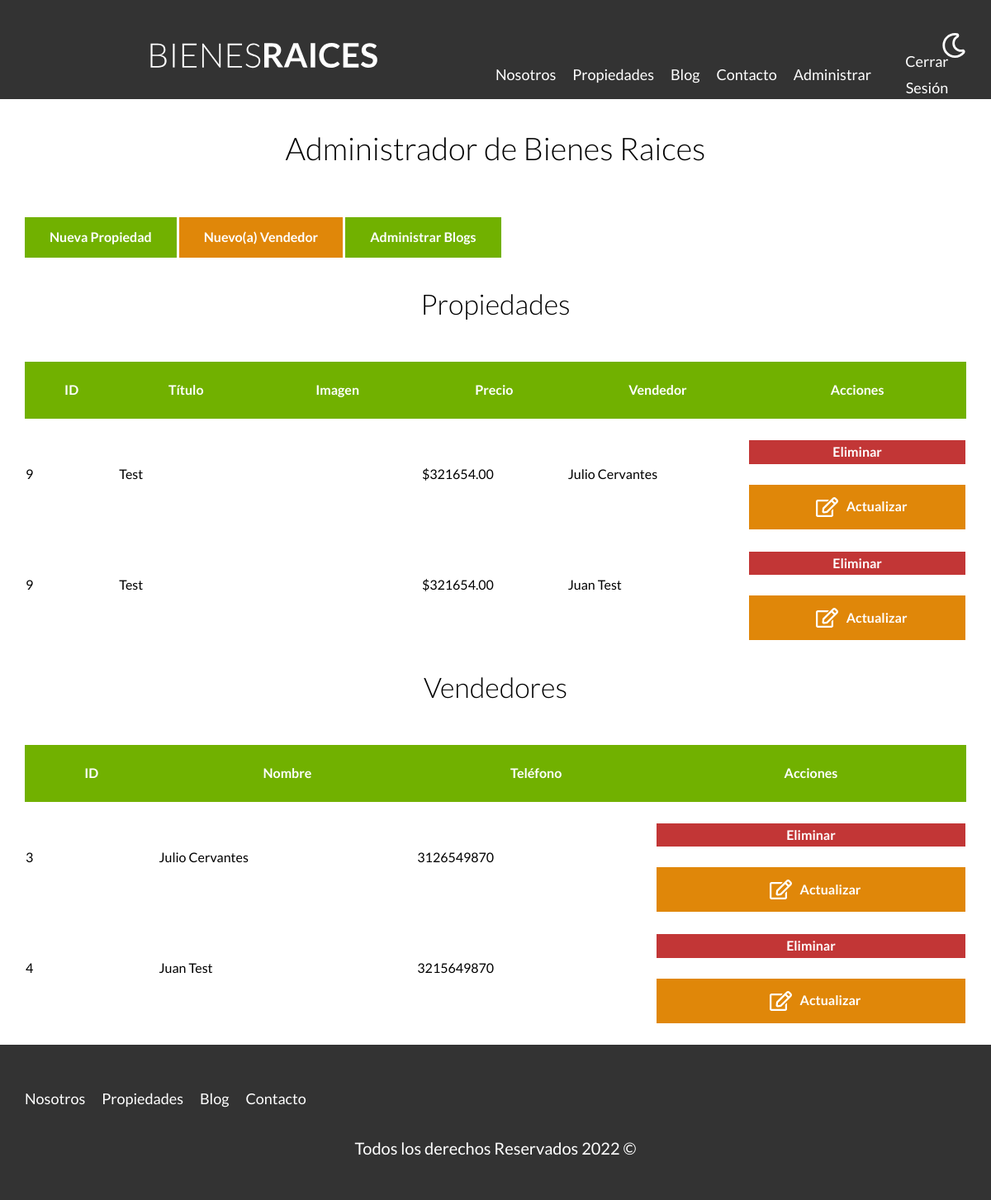
Page /admin (signed in) on the committed database.
### tables this page shows
CREATE TABLE `propiedades` (
  `id` int NOT NULL AUTO_INCREMENT,
  `titulo` varchar(60) DEFAULT NULL,
  `precio` decimal(10,2) DEFAULT NULL,
  `imagen` varchar(200) DEFAULT NULL,
  `descripcion` longtext,
  `habitaciones` int DEFAULT NULL,
  `wc` int DEFAULT NULL,
  `estacionamiento` int DEFAULT NULL,
  `creado` date DEFAULT NULL,
  `vendedorId` int DEFAULT NULL,
  PRIMARY KEY (`id`),
  KEY `vendedorId_idx` (`vendedorId`),
  CONSTRAINT `vendedorId` FOREIGN KEY (`vendedorId`) REFERENCES `vendedores` (`id`)
);

CREATE TABLE `vendedores` (
  `id` int NOT NULL AUTO_INCREMENT,
  `nombre` varchar(45) DEFAULT NULL,
  `apellido` varchar(45) DEFAULT NULL,
  `telefono` varchar(10) DEFAULT NULL,
  PRIMARY KEY (`id`)
);

### controllers/PropiedadController.php (called while the page is built, shortened)
<?php
class PropiedadController {
    public static function index(Router $router) {
        $propiedades = Propiedad::all();
        $vendedores = Vendedor::all();
        $resultado = $_GET['resultado'] ?? null;
        $router->render('propiedades/admin', [
            'propiedades' => $propiedades,
            'resultado' => $resultado,
            'vendedores' => $vendedores
        ]);
    }
}

### public/index.php (called while the page is built, shortened)
<?php
$router = new Router();
$router->get('/admin', [PropiedadController::class, 'index']);
$router->get('/propiedades/crear', [PropiedadController::class, 'crear']);
$router->post('/propiedades/crear', [PropiedadController::class, 'crear']);
$router->get('/propiedades/actualizar', [PropiedadController::class, 'actualizar']);
$router->post('/propiedades/actualizar', [PropiedadController::class, 'actualizar']);
$router->post('/propiedades/eliminar', [PropiedadController::class, 'eliminar']);
$router->get('/vendedores/crear', [VendedorController::class, 'crear']);
$router->post('/vendedores/crear', [VendedorController::class, 'crear']);
$router->get('/vendedores/actualizar', [VendedorController::class, 'actualizar']);
$router->post('/vendedores/actualizar', [VendedorController::class, 'actualizar']);
$router->post('/vendedores/eliminar', [VendedorController::class, 'eliminar']);
$router->get('/blog/admin', [EntradaController::class, 'index']);
$router->get('/blog/crear', [EntradaController::class, 'crear']);
$router->post('/blog/crear', [EntradaController::class, 'crear']);
$router->get('/blog/actualizar', [EntradaController::class, 'actualizar']);
$router->post('/blog/actualizar', [EntradaController::class, 'actualizar']);
$router->post('/blog/eliminar', [EntradaController::class, 'eliminar']);
$router->get('/', [PaginasController::class, 'index']);
$router->get('/nosotros', [PaginasController::class, 'nosotros']);
$router->get('/propiedades', [PaginasController::class, 'propiedades']);
$router->get('/propiedad', [PaginasController::class, 'propiedad']);
$router->get('/blog', [PaginasController::class, 'blog']);
$router->get('/entrada', [PaginasController::class, 'entrada']);
$router->get('/contacto', [PaginasController::class, 'contacto']);
$router->post('/contacto', [PaginasController::class, 'contacto']);
$router->get('/login', [LoginController::class, 'login']);
$router->post('/login', [LoginController::class, 'login']);
$router->get('/logout', [LoginController::class, 'logout']);
$router->comprobarRutas();

### models/ActiveRecord.php (called while the page is built, shortened)
<?php
class ActiveRecord{
    protected static $db;
    protected static $tabla = '';
    public static function setDB($database){
        self::$db = $database;
    }
    public static function all(){
        $query = "SELECT * FROM ". static::$tabla;
        return self::consultarSQL($query);
    }
    public static function consultarSQL($query){
        $resultado = self::$db->query($query);
        $array = [];
        while ($registro = $resultado->fetch_assoc()) {
            $array[] = static::crearObjeto($registro);
        }
        return $array;
    }
    protected static function crearObjeto($registro){
        $objeto = new static;
        foreach ($registro as $key => $value) {
            if(property_exists($objeto, $key))
                $objeto->$key = $value;
        }
        return $objeto;
    }
}

### views/propiedades/admin.php (the view, shortened to what this page needs)
<main class="contenedor seccion">
        <h1>Administrador de Bienes Raices</h1>
        <a href="/propiedades/crear" class="boton boton-verde">Nueva Propiedad</a>
        <a href="vendedores/crear" class="boton boton-amarillo">Nuevo(a) Vendedor</a>
        <a href="blog/admin" class="boton boton-verde">Administrar Blogs</a>
        <h2>Propiedades</h2>
        <table class="propiedades">
            <thead>
                <tr>
                    <th>ID</th>
                    <th>Título</th>
                    <th>Imagen</th>
                    <th>Precio</th>
                    <th>Vendedor</th>
                    <th>Acciones</th>
                </tr>
            </thead>
            <tbody>
                <?php foreach( $propiedades as $propiedad): ?>
                    <?php foreach( $vendedores as $vendedor): ?>
                    <tr>
                        <td><?php echo $propiedad->id; ?></td>
                        <td><?php echo $propiedad->titulo; ?></td>
                        <td><img src="/imagenes/<?php echo $propiedad->imagen; ?>" class="imagen-tabla" alt=""></td>
                        <td><?php echo "$". $propiedad->precio; ?></td>
                        <td><?php echo $vendedor->nombre . ' ' . $vendedor->apellido; ?></td>
                        <td>
                            <form method="POST" class="w-100" action="/propiedades/eliminar">
                                <input type="submit" class="boton-rojo-block" value="Eliminar">
                            </form>
                            <a href="/propiedades/actualizar?id=<?php echo $propiedad->id; ?>" class="boton-amarillo-block">
                                <img src="/build/img/edit.svg" class="icono-boton editar">
                                Actualizar
                            </a>
                        </td>
                    </tr>
                    <?php endforeach; ?>
                <?php endforeach; ?>
            </tbody>
        </table>
        <h2>Vendedores</h2>
        <table class="propiedades">
            <thead>
                <tr>
                    <th>ID</th>
                    <th>Nombre</th>
                    <th>Teléfono</th>
                    <th>Acciones</th>
                </tr>
            </thead>
            <tbody>
                <?php foreach( $vendedores as $vendedor): ?>
                    <tr>
                        <td><?php echo $vendedor->id; ?></td>
                        <td><?php echo $vendedor->nombre . " " . $vendedor->apellido; ?></td>
                        <td><?php echo $vendedor->telefono; ?></td>
                        <td>
                            <form method="POST" class="w-100" action="/vendedores/eliminar">
                                <input type="submit" class="boton-rojo-block" value="Eliminar">
                            </form>
                            <a href="/vendedores/actualizar?id=<?php echo $vendedor->id; ?>" class="boton-amarillo-block">
                                <img src="/build/img/edit.svg" class="icono-boton editar">
                                Actualizar
                            </a>
                        </td>
                    </tr>
                <?php endforeach; ?>
            </tbody>
        </table>
</main>

### public/build/css/app.css (style rules this page uses)
html { line-height: 1.15; -webkit-text-size-adjust: 100%; }
body { margin: 0; }
main { display: block; }
h1 { font-size: 2em; margin: 0.67em 0; }
a { background-color: transparent; }
img { border-style: none; }
button, input, optgroup, select, textarea { font-family: inherit; font-size: 100%; line-height: 1.15; margin: 0; }
button, input { overflow: visible; }
button, [type=button], [type=reset], [type=submit] { -webkit-appearance: button; }
html { font-size: 62.5%; box-sizing: border-box; }
*, *:before, *:after { box-sizing: inherit; }
body { font-family: "Lato", sans-serif; font-size: 1.6rem; line-height: 1.8; }
.contenedor { width: 95%; max-width: 120rem; margin: 0 auto; }
a { text-decoration: none; }
img, picture { width: 100%; display: block; }
h1, h2, h3 { font-family: "Lato", sans-serif; margin: 2.5rem 0; font-weight: 300; text-align: center; }
h1 { font-size: 3.8rem; }
h2 { font-size: 3.4rem; }
.seccion { margin-top: 2.5rem; margin-bottom: 2.5rem; }
.w-100 { width: 100%; }
.boton-amarillo-block { background-color: #E08709; color: #FFFFFF; font-weight: 700; text-decoration: none; padding: 1rem 3rem; text-align: center; margin-top: 2.5rem; display: block; border: none; }
.boton-amarillo { background-color: #E08709; color: #FFFFFF; font-weight: 700; text-decoration: none; padding: 1rem 3rem; text-align: center; margin-top: 2.5rem; display: inline-block; border: none; }
.boton-verde { background-color: #71B100; color: #FFFFFF; font-weight: 700; text-decoration: none; padding: 1rem 3rem; text-align: center; margin-top: 2.5rem; display: inline-block; border: none; }
.boton-rojo-block { background-color: #c23636; color: #FFFFFF; font-weight: 700; text-decoration: none; padding: 1rem 3rem; text-align: center; margin-top: 2.5rem; display: block; border: none; width: 100%; }
table.propiedades { margin-top: 4rem; width: 100%; border-spacing: 0; }
table.propiedades thead { background-color: #71B100; }
table.propiedades thead th { color: #FFFFFF; padding: 2rem; }
td .boton-rojo-block, td .boton-amarillo-block { display: flex; align-items: center; justify-content: center; padding: 0.5rem; }
td .boton-rojo-block .icono-boton, td .boton-amarillo-block .icono-boton { width: 2rem; margin: 1rem; filter: invert(100%); }
td .boton-rojo-block .icono-boton.editar, td .boton-amarillo-block .icono-boton.editar { width: 2.7rem; }

### rows in the picture
propiedades: id "9", titulo "Test", precio "321654.00"
vendedores: nombre "Julio", apellido "Cervantes", id "3", telefono "3126549870"
vendedores: nombre "Juan", apellido "Test", id "4", telefono "3215649870"
